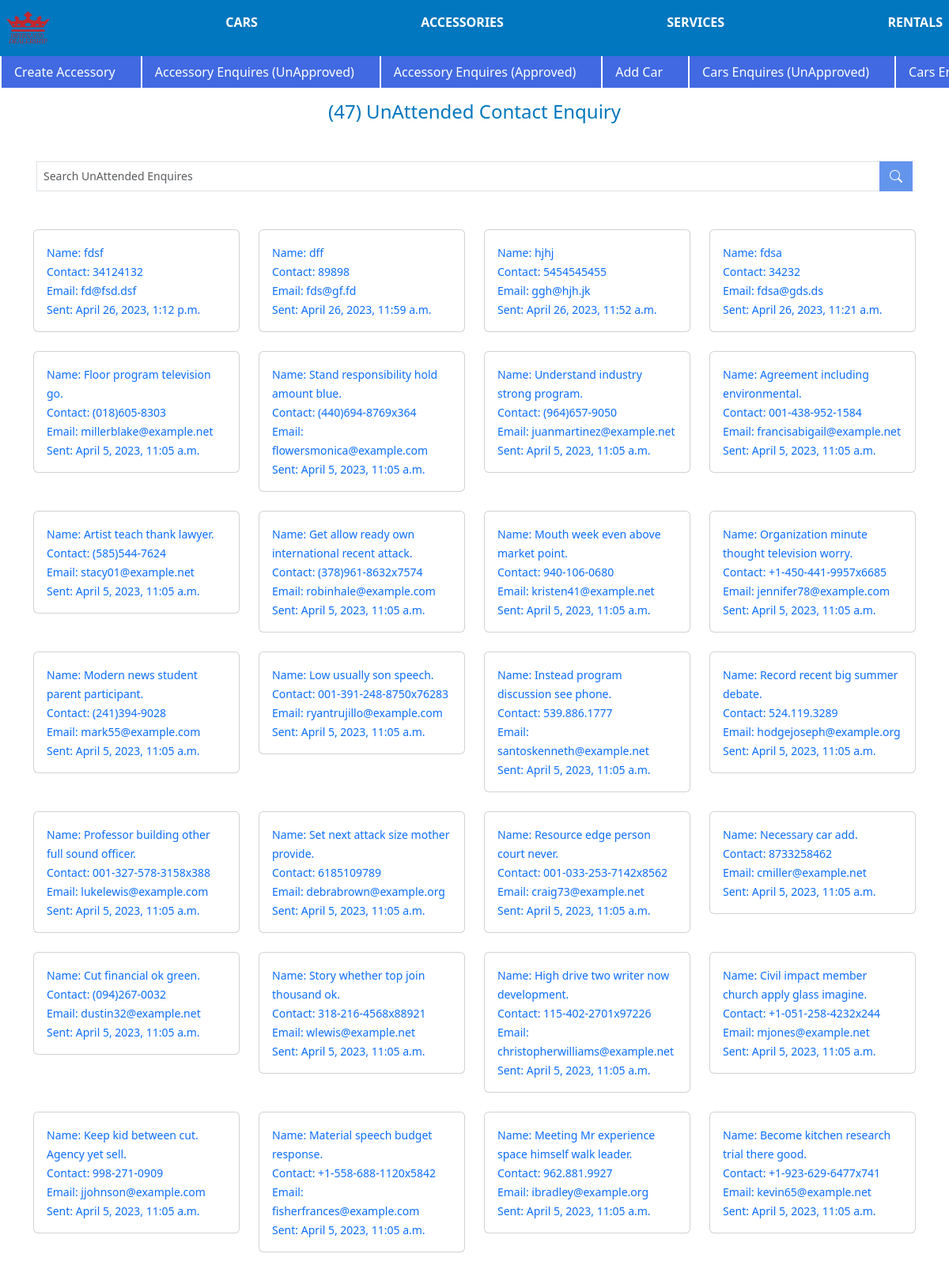
Page /our_services/list-contact-enquiry-not-attended-to/ (signed in, upper part) on the committed database.
### OurServices/models.py (models this page shows, shortened)
class ContactUsForEnquires(models.Model):
    phone_regex = RegexValidator(
        regex=r'^\+?[0-9]{1,3}?\s?\-?[0-9]{1,15}$',
        message="Phone number must be entered in the format: '+999 999999999'. Up to 15 digits allowed."
    )
    contact = models.CharField(validators=[phone_regex], max_length=17, null=True, blank=True)
    name = models.CharField(max_length = 100)
    enquiry = models.TextField()
    attended_to = models.BooleanField(default=False)
    email = models.EmailField()
    created = models.DateTimeField(auto_now_add=True)
    slug = models.SlugField(blank=True, null=True, editable=False)
    class Meta:
        verbose_name_plural = "Contact Us For Enquires"

### OurServices/views.py (the view)
class ListContactUsForEnquiresNotAttended(UserPassesTestMixin,  LoginRequiredMixin, ListView):
    model = ContactUsForEnquires
    context_object_name = 'contact_us'
    template_name = 'our_services/contact_enquiry/contact_enquiry_list_not_attended_to.html'
    paginate_by = 50
    def get_queryset(self):
        queryset = super().get_queryset()
        queryset = queryset.filter(attended_to=False).order_by('-created')
        return queryset
    def get_context_data(self, **kwargs):
        context = super().get_context_data(**kwargs)
        context['count'] = self.get_queryset().count()
        return context
    def test_func(self):
        user = self.request.user
        if user.is_staff or user.is_superuser:
            return True
        messages.warning(self.request, 'Not Authorized Permission Denied')
        return False

### templates/our_services/contact_enquiry/contact_enquiry_list_not_attended_to.html (shortened to what this page needs)
{% extends 'layout/index.html' %} {% block content %}
<h4 class="my-3 text-center nice-blue">({{count}}) UnAttended Contact Enquiry </h4>
<nav class="container mt-5 d-flex justify-content-center">
    <form action={% url 'search-contact-enquiry-not-attended-to' %} method='GET' class="d-flex justify-content-center search input-group  w-100 mx-1">
        <input class="form-control form-control-sm " type="search" name="q" placeholder="Search UnAttended Enquires" aria-label="Search" style="border-radius:0px">
        <button style="border-radius:0px" class="btn   navbar-bgc1 text-white search" type="submit"><i class="bi bi-search" ></i></button>
        <br>
    </form>
</nav>
<div class="container mt-5">
    <div class="row">
        {% for enquiry in contact_us %}
        <div class="col-lg-3 col-md-6 col-sm-12">
            <a class='link' href="{% url 'detail-contact-enquiry-to' enquiry.id enquiry.slug %}">
                <div class="col-md-4 w-100">
                    <div class="card mb-4 ">
                        <div class="card-body">
                            <small class="card-text">Name: {{enquiry.name}}</small> <br>
                            <small class="card-text">Contact: {{enquiry.contact}}</small> <br>
                            <small class="card-text">Email: {{enquiry.email}}</small> <br>
                            <small class="card-text">Sent: {{enquiry.created}}</small> <br>
                        </div>
                    </div>
                </div>
            </a>
        </div>
        {% endfor %}
    </div>
</div>
{% endblock %}

### rows in the picture
ContactUsForEnquires: name "fdsf", contact "34124132", email "fd@fsd.dsf", created "April 26, 2023, 1:12 p.m."
ContactUsForEnquires: name "dff", contact "89898", email "fds@gf.fd", created "April 26, 2023, 11:59 a.m."
ContactUsForEnquires: name "hjhj", contact "5454545455", email "ggh@hjh.jk", created "April 26, 2023, 11:52 a.m."
ContactUsForEnquires: name "fdsa", contact "34232", email "fdsa@gds.ds", created "April 26, 2023, 11:21 a.m."
ContactUsForEnquires: name "Floor program television go.", contact "(018)605-8303", email "millerblake@example.net", created "April 5, 2023, 11:05 a.m."
ContactUsForEnquires: name "Stand responsibility hold amount blue.", contact "(440)694-8769x364", email "flowersmonica@example.com", created "April 5, 2023, 11:05 a.m."
ContactUsForEnquires: name "Understand industry strong program.", contact "(964)657-9050", email "juanmartinez@example.net", created "April 5, 2023, 11:05 a.m."
ContactUsForEnquires: name "Agreement including environmental.", contact "001-438-952-1584", email "francisabigail@example.net", created "April 5, 2023, 11:05 a.m."
ContactUsForEnquires: name "Artist teach thank lawyer.", contact "(585)544-7624", email "stacy01@example.net", created "April 5, 2023, 11:05 a.m."
ContactUsForEnquires: name "Get allow ready own international recent attack.", contact "(378)961-8632x7574", email "robinhale@example.com", created "April 5, 2023, 11:05 a.m."
ContactUsForEnquires: name "Mouth week even above market point.", contact "940-106-0680", email "kristen41@example.net", created "April 5, 2023, 11:05 a.m."
ContactUsForEnquires: name "Organization minute thought television worry.", contact "+1-450-441-9957x6685", email "jennifer78@example.com", created "April 5, 2023, 11:05 a.m."
ContactUsForEnquires: name "Modern news student parent participant.", contact "(241)394-9028", email "mark55@example.com", created "April 5, 2023, 11:05 a.m."
ContactUsForEnquires: name "Low usually son speech.", contact "001-391-248-8750x76283", email "ryantrujillo@example.com", created "April 5, 2023, 11:05 a.m."
ContactUsForEnquires: name "Instead program discussion see phone.", contact "539.886.1777", email "santoskenneth@example.net", created "April 5, 2023, 11:05 a.m."
ContactUsForEnquires: name "Record recent big summer debate.", contact "524.119.3289", email "hodgejoseph@example.org", created "April 5, 2023, 11:05 a.m."
ContactUsForEnquires: name "Professor building other full sound officer.", contact "001-327-578-3158x388", email "lukelewis@example.com", created "April 5, 2023, 11:05 a.m."
ContactUsForEnquires: name "Set next attack size mother provide.", contact "6185109789", email "debrabrown@example.org", created "April 5, 2023, 11:05 a.m."
ContactUsForEnquires: name "Resource edge person court never.", contact "001-033-253-7142x8562", email "craig73@example.net", created "April 5, 2023, 11:05 a.m."
ContactUsForEnquires: name "Necessary car add.", contact "8733258462", email "cmiller@example.net", created "April 5, 2023, 11:05 a.m."
ContactUsForEnquires: name "Cut financial ok green.", contact "(094)267-0032", email "dustin32@example.net", created "April 5, 2023, 11:05 a.m."
ContactUsForEnquires: name "Story whether top join thousand ok.", contact "318-216-4568x88921", email "wlewis@example.net", created "April 5, 2023, 11:05 a.m."
ContactUsForEnquires: name "High drive two writer now development.", contact "115-402-2701x97226", email "christopherwilliams@example.net", created "April 5, 2023, 11:05 a.m."
ContactUsForEnquires: name "Civil impact member church apply glass imagine.", contact "+1-051-258-4232x244", email "mjones@example.net", created "April 5, 2023, 11:05 a.m."
ContactUsForEnquires: name "Keep kid between cut. Agency yet sell.", contact "998-271-0909", email "jjohnson@example.com", created "April 5, 2023, 11:05 a.m."
ContactUsForEnquires: name "Material speech budget response.", contact "+1-558-688-1120x5842", email "fisherfrances@example.com", created "April 5, 2023, 11:05 a.m."
ContactUsForEnquires: name "Meeting Mr experience space himself walk leader.", contact "962.881.9927", email "ibradley@example.org", created "April 5, 2023, 11:05 a.m."
ContactUsForEnquires: name "Become kitchen research trial there good.", contact "+1-923-629-6477x741", email "kevin65@example.net", created "April 5, 2023, 11:05 a.m."

### other values in the picture
{{ count }} "47"
